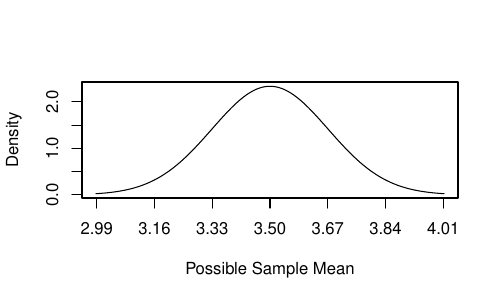

Write R code to recreate this figure.
mu = 3.5
sig = 1.708
n = 100
SE = sig/sqrt(n)

x = seq(mu-3*SE,mu+3*SE, length=1000)
y = dnorm(x,mu,SE)

pdf('dice_samp_hist.pdf',width=5,height=3)
plot(x,y, type="l", lwd=1, 
     xaxp  = c(round(mu-3*SE,2), round(mu+3*SE,2), 6),
     xlab = "Possible Sample Mean", ylab = "Density")
dev.off()
